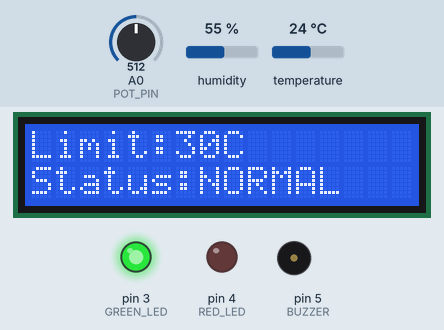
This sketch was run on a simulated Arduino Uno, built with avr-gcc and run on an emulated ATmega328P. On the bench: 16×2 character LCD, output pins drawn as LEDs (lit = HIGH), buzzer (waves = sounding, pin HIGH). The inputs (shaded band) are chosen by the test bench; at power-on: temperature 24 °C, A0 (POT_PIN) = 512, humidity 55 %. The local clock reads 2024-03-15 10:24:30 at power-on unless the sketch sets it; what the sketch prints to the serial monitor is not drawn.

Above: at 8.3 s.
8.4 s: temperature set to 28 °C
At 13.7 s:
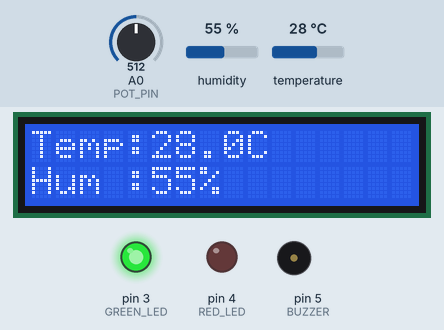
13.9 s: temperature set to 31 °C
At 17.5 s:
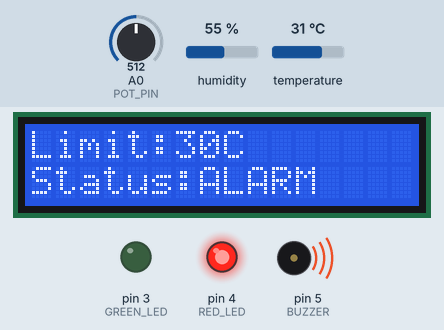
17.8 s: A0 (POT_PIN) set to 595
At 19.2 s:
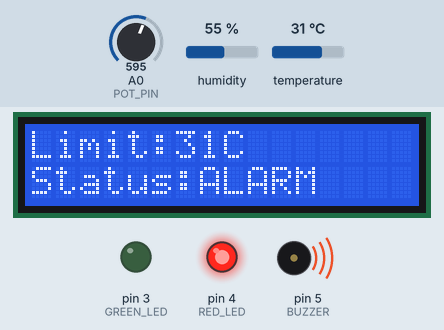
23.3 s: A0 (POT_PIN) set to 621
At 28.7 s:
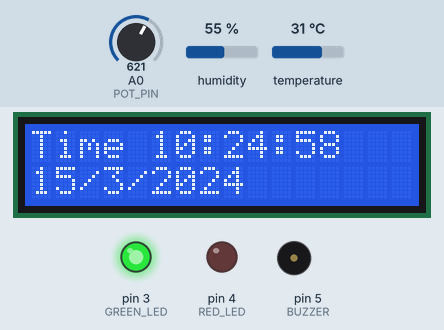
28.8 s: humidity set to 22 %
At 32.2 s:
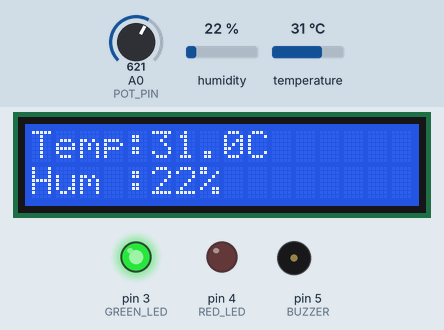
33.2 s: temperature set to 1 °C
At 34.2 s:
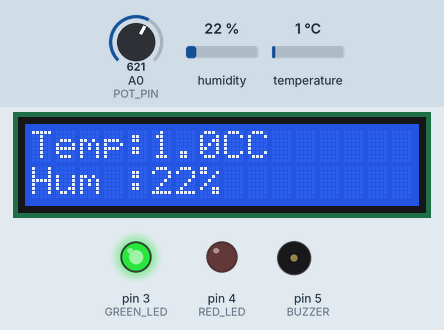
Timing chart, 0 to 36.2 s (numbered marks = the images above; inputs shaded):
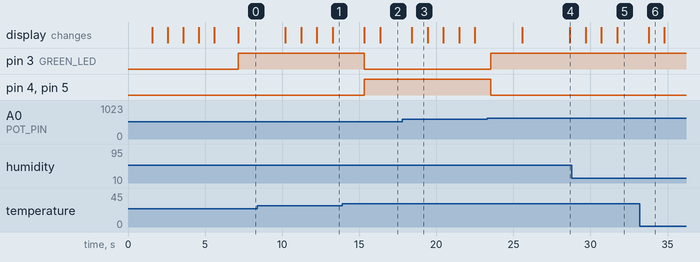

Measured:
- the behaviour switches between 29 and 30 °C on temperature (found by bisection; images 1 and 2)
- the behaviour switches between 613 and 614 on A0 (POT_PIN) (found by bisection; images 3 and 4)
- after the input at 13.9 s, pin 3 (GREEN_LED): HIGH → LOW after 1.4 s; pin 4 (RED_LED), pin 5 (BUZZER): LOW → HIGH after 1.4 s; the display: first changes after 1.4 s (image 2 shows a later state)
- after the input at 23.3 s, pin 3 (GREEN_LED): LOW → HIGH after 0.23 s; pin 4 (RED_LED), pin 5 (BUZZER): HIGH → LOW after 0.23 s; the display: first changes after 2.3 s (image 4 shows a later state)
- after the input at 33.2 s, the display: changes after 0.59 s (image 6)
- what the display in image 3 shows lasts 1.0 s, from 18.4 s to 19.4 s

The sketch:

environment_code.ino
```cpp
#include <LiquidCrystal.h>
#include <DHT.h>
#include <Wire.h>
#include "RTClib.h"

#define DHTPIN 2
#define DHTTYPE DHT11
#define POT_PIN A0
#define GREEN_LED 3
#define RED_LED 4
#define BUZZER 5

LiquidCrystal lcd(7, 8, 9, 10, 11, 12);
DHT dht(DHTPIN, DHTTYPE);
RTC_DS3231 rtc;

unsigned long previousPageTime = 0;
int currentPage = 0;
const unsigned long pageInterval = 3000;

int potValue = analogRead(POT_PIN);
float tempLimit = map(potValue, 0, 1023, 20, 40);

void setup() {
  Serial.begin(9600);

  lcd.begin(16, 2);
  dht.begin();
  Wire.begin();

  pinMode(GREEN_LED, OUTPUT);
  pinMode(RED_LED, OUTPUT);
  pinMode(BUZZER, OUTPUT);

  lcd.print("System Booting");
  delay(1500);
  lcd.clear();

  lcd.print("Checking RTC...");
  delay(1000);

  if (!rtc.begin()) {
    lcd.clear();
    lcd.print("RTC FAILED");
    Serial.println("RTC FAILED");
    while (1);
  }

  lcd.clear();
  lcd.print("RTC OK");
  Serial.println("RTC OK");
  delay(1000);

  lcd.clear();
  lcd.print("Checking DHT...");
  delay(1000);

  float temp = dht.readTemperature();
  float hum = dht.readHumidity();

  if (isnan(temp) || isnan(hum)) {
    lcd.clear();
    lcd.print("DHT FAILED");
    Serial.println("DHT FAILED");
    while (1);
  }

  lcd.clear();
  lcd.print("DHT OK");
  Serial.println("DHT OK");
  delay(1000);

  lcd.clear();
  lcd.print("System Ready");
  Serial.println("System Ready");
  delay(1500);
  lcd.clear();
}


void loop() {
  float temp = dht.readTemperature();
  float hum = dht.readHumidity();
  DateTime now = rtc.now();

  int potValue = analogRead(POT_PIN);
  float tempLimit = map(potValue, 0, 1023, 20, 40);

  if (isnan(temp) || isnan(hum)) {
    lcd.clear();
    lcd.print("DHT Error");
    digitalWrite(RED_LED, HIGH);
    digitalWrite(GREEN_LED, LOW);
    digitalWrite(BUZZER, HIGH);
    delay(2000);
    return;
  }

  if (millis() - previousPageTime >= pageInterval) {
    previousPageTime = millis();
    currentPage++;
    if (currentPage > 2) currentPage = 0;
    lcd.clear();
  }

  if (currentPage == 0) {
    lcd.setCursor(0, 0);
    lcd.print("Temp:");
    lcd.print(temp, 1);
    lcd.print("C");

    lcd.setCursor(0, 1);
    lcd.print("Hum :");
    lcd.print(hum, 0);
    lcd.print("%   ");
  }

  else if (currentPage == 1) {
    lcd.setCursor(0, 0);
    lcd.print("Limit:");
    lcd.print(tempLimit, 0);
    lcd.print("C    ");

    lcd.setCursor(0, 1);
    if (temp >= tempLimit) {
      lcd.print("Status:ALARM ");
    } else {
      lcd.print("Status:NORMAL");
    }
  }

  else if (currentPage == 2) {
    lcd.setCursor(0, 0);
    lcd.print("Time ");

    if (now.hour() < 10) lcd.print("0");
    lcd.print(now.hour());
    lcd.print(":");
    if (now.minute() < 10) lcd.print("0");
    lcd.print(now.minute());
    lcd.print(":");
    if (now.second() < 10) lcd.print("0");
    lcd.print(now.second());

    lcd.setCursor(0, 1);
    lcd.print(now.day());
    lcd.print("/");
    lcd.print(now.month());
    lcd.print("/");
    lcd.print(now.year());
    lcd.print("   ");
  }

  if (temp >= tempLimit) {
    digitalWrite(RED_LED, HIGH);
    digitalWrite(GREEN_LED, LOW);
    digitalWrite(BUZZER, HIGH);
  } else {
    digitalWrite(RED_LED, LOW);
    digitalWrite(GREEN_LED, HIGH);
    digitalWrite(BUZZER, LOW);
  }

  Serial.print(now.timestamp());
  Serial.print(", Temp: ");
  Serial.print(temp);
  Serial.print(" C, Humidity: ");
  Serial.print(hum);
  Serial.print(" %, Limit: ");
  Serial.print(tempLimit);
  Serial.println(" C");

  delay(1000);
}
```
